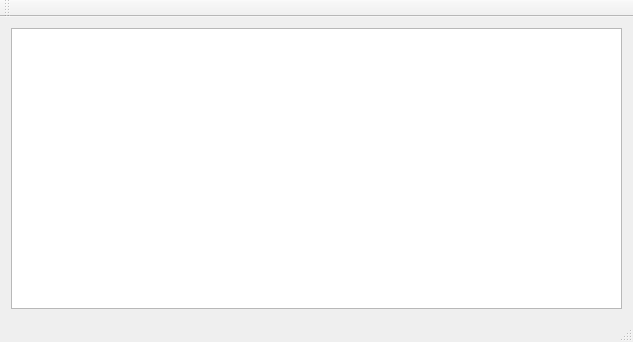
<?xml version="1.0" encoding="UTF-8"?>
<ui version="4.0">
 <class>MainWindow</class>
 <widget class="QMainWindow" name="MainWindow">
  <property name="geometry">
   <rect>
    <x>0</x>
    <y>0</y>
    <width>633</width>
    <height>342</height>
   </rect>
  </property>
  <property name="windowTitle">
   <string>MainWindow</string>
  </property>
  <widget class="QWidget" name="centralWidget">
   <layout class="QHBoxLayout" name="horizontalLayout">
    <item>
     <widget class="QTreeView" name="treeView"/>
    </item>
   </layout>
  </widget>
  <widget class="QMenuBar" name="menuBar">
   <property name="geometry">
    <rect>
     <x>0</x>
     <y>0</y>
     <width>633</width>
     <height>20</height>
    </rect>
   </property>
  </widget>
  <widget class="QToolBar" name="mainToolBar">
   <attribute name="toolBarArea">
    <enum>TopToolBarArea</enum>
   </attribute>
   <attribute name="toolBarBreak">
    <bool>false</bool>
   </attribute>
  </widget>
  <widget class="QStatusBar" name="statusBar"/>
 </widget>
 <layoutdefault spacing="6" margin="11"/>
 <resources/>
 <connections/>
</ui>
